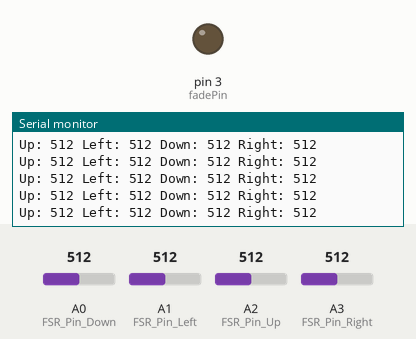
This sketch was run on a simulated Arduino Uno, built with avr-gcc and run on an emulated ATmega328P. Parts: output pins drawn as LEDs (lit = HIGH), the last lines printed to the serial monitor. The test bench sets the inputs (shaded band); at power-on: A0 (FSR_Pin_Down) = 512, A1 (FSR_Pin_Left) = 512, A2 (FSR_Pin_Up) = 512, A3 (FSR_Pin_Right) = 512.

Above: at 1.2 s.
1.3 s: A0 (FSR_Pin_Down) set to 111
At 1.69 s:
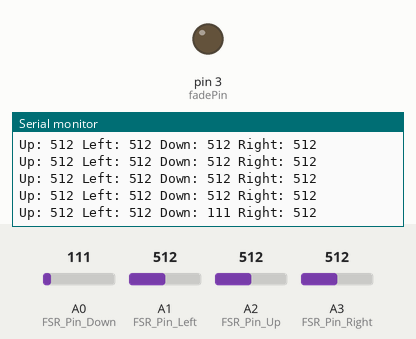
4.3 s: A0 (FSR_Pin_Down) set to 94
At 4.45 s:
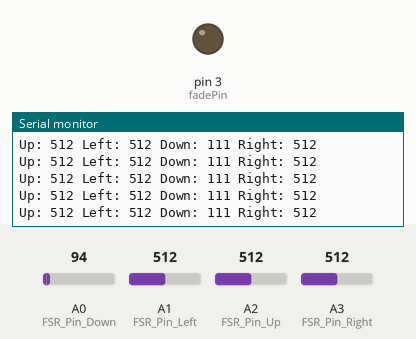
Timing chart, 0 to 7.3 s (numbered marks = the images above; inputs shaded):
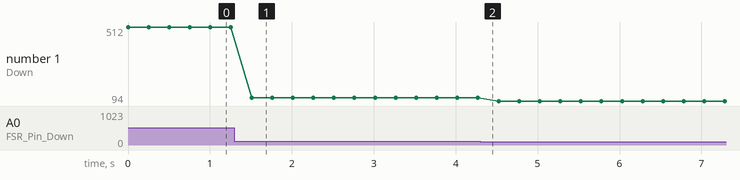

The sketch:

isolated.ino
```cpp
#define fadePin 3

int FSR_Pin_Up = A2;
int FSR_Pin_Left = A1;
int FSR_Pin_Down = A0;
int FSR_Pin_Right = A3;

void setup(){
  Serial.begin(9600);
  pinMode(fadePin, OUTPUT);
}

void loop(){
  // for controlling the magnet
  int Out = 0; // 0 - 255
  analogWrite(fadePin, Out);

  // for reading force sensors
  int FSRReading_Up = analogRead(FSR_Pin_Up);
  int FSRReading_Left = analogRead(FSR_Pin_Left);
  int FSRReading_Down = analogRead(FSR_Pin_Down);
  int FSRReading_Right = analogRead(FSR_Pin_Right);

  Serial.print("Up: "); Serial.print(FSRReading_Up);
  Serial.print(" Left: "); Serial.print(FSRReading_Left);
  Serial.print(" Down: "); Serial.print(FSRReading_Down);
  Serial.print(" Right: "); Serial.println(FSRReading_Right);
  delay(250); //just here to slow down the output for easier reading
}
```

Measured:
- after the input at 1.3 s, the serial monitor: prints a new line after 0.21 s (image 1)
- plotted number 1: 512 → 111 after the input at 1.3 s, 111 → 94 after the input at 4.3 s
